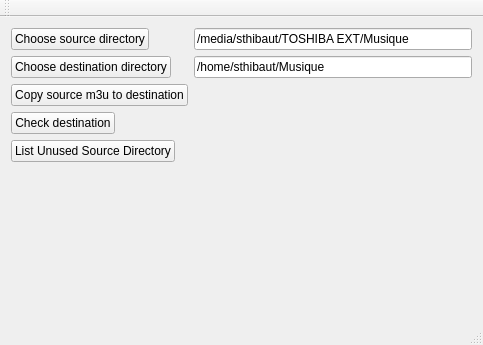
<?xml version="1.0" encoding="UTF-8"?>
<ui version="4.0">
 <class>MainWindow</class>
 <widget class="QMainWindow" name="MainWindow">
  <property name="geometry">
   <rect>
    <x>0</x>
    <y>0</y>
    <width>483</width>
    <height>345</height>
   </rect>
  </property>
  <property name="windowTitle">
   <string>MainWindow</string>
  </property>
  <widget class="QWidget" name="centralWidget">
   <layout class="QFormLayout" name="formLayout">
    <item row="0" column="0">
     <widget class="QPushButton" name="mp_pushButtonChooseSourceDirectory">
      <property name="text">
       <string>Choose source directory</string>
      </property>
     </widget>
    </item>
    <item row="0" column="1">
     <widget class="QLineEdit" name="mp_lineEditSourceDirectory">
      <property name="text">
       <string>/media/sthibaut/TOSHIBA EXT/Musique</string>
      </property>
     </widget>
    </item>
    <item row="1" column="0">
     <widget class="QPushButton" name="mp_pushButtonChooseDestinationDirectory">
      <property name="text">
       <string>Choose destination directory</string>
      </property>
     </widget>
    </item>
    <item row="1" column="1">
     <widget class="QLineEdit" name="mp_lineEditDestinationDirectory">
      <property name="text">
       <string>/home/sthibaut/Musique</string>
      </property>
     </widget>
    </item>
    <item row="2" column="0">
     <widget class="QPushButton" name="mp_pushButtonCopy">
      <property name="text">
       <string>Copy source m3u to destination</string>
      </property>
     </widget>
    </item>
    <item row="3" column="0">
     <widget class="QPushButton" name="mp_pushButtonCheckDestination">
      <property name="text">
       <string>Check destination</string>
      </property>
     </widget>
    </item>
    <item row="4" column="0">
     <widget class="QPushButton" name="mp_pushButtonListUnusedSourceDirectory">
      <property name="text">
       <string>List Unused Source Directory</string>
      </property>
     </widget>
    </item>
   </layout>
  </widget>
  <widget class="QMenuBar" name="menuBar">
   <property name="geometry">
    <rect>
     <x>0</x>
     <y>0</y>
     <width>483</width>
     <height>25</height>
    </rect>
   </property>
  </widget>
  <widget class="QToolBar" name="mainToolBar">
   <attribute name="toolBarArea">
    <enum>TopToolBarArea</enum>
   </attribute>
   <attribute name="toolBarBreak">
    <bool>false</bool>
   </attribute>
  </widget>
  <widget class="QStatusBar" name="statusBar"/>
 </widget>
 <layoutdefault spacing="6" margin="11"/>
 <resources/>
 <connections/>
</ui>
